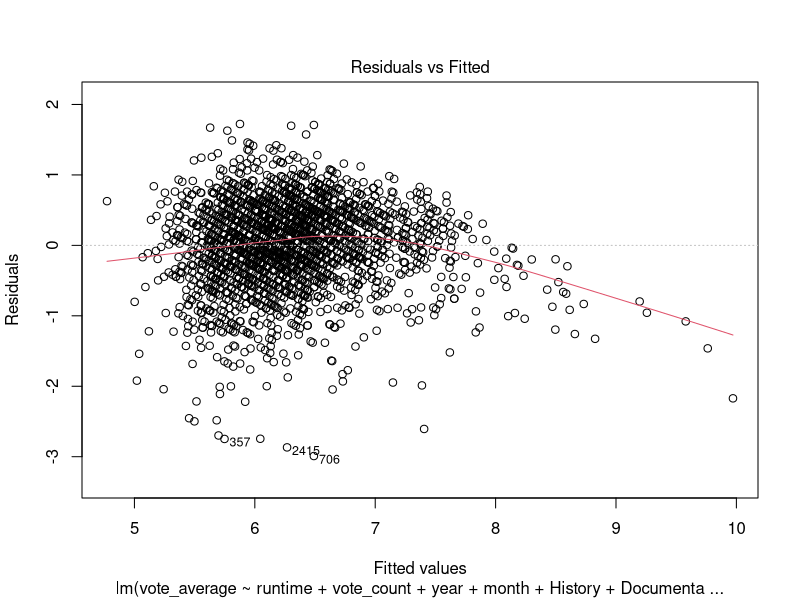
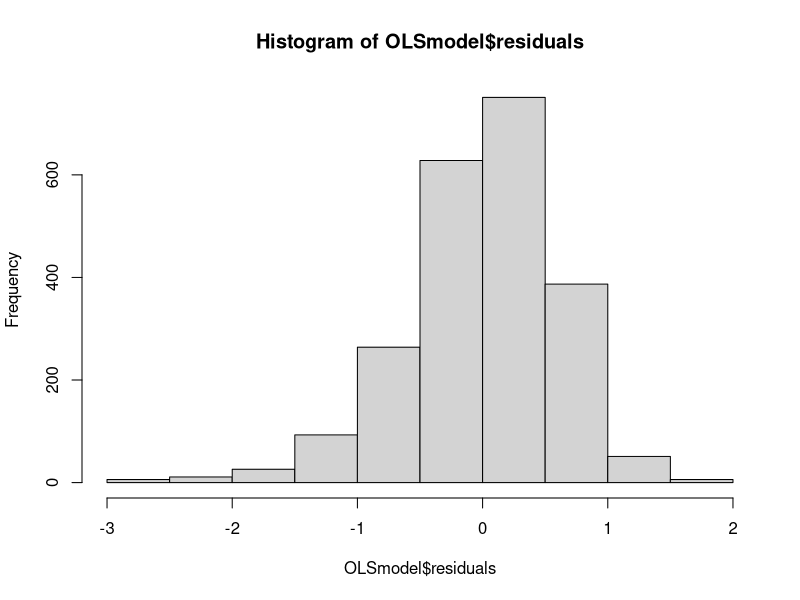
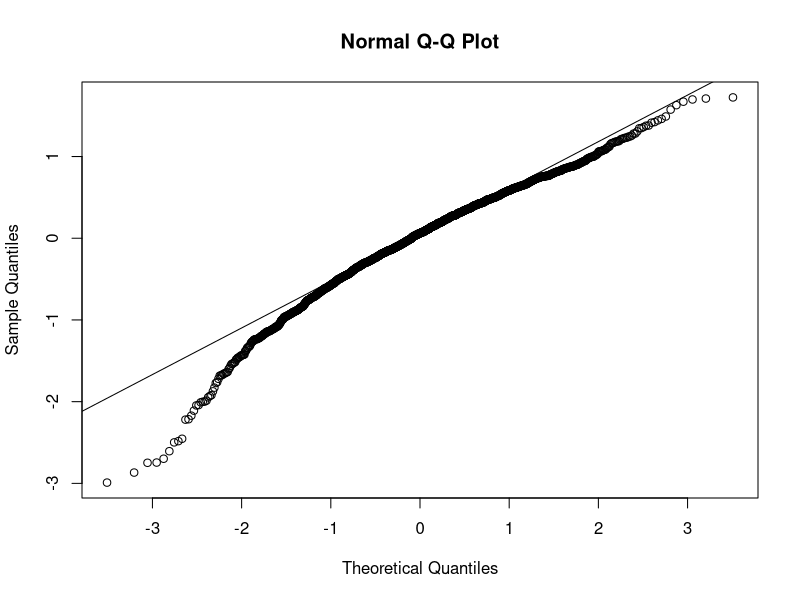
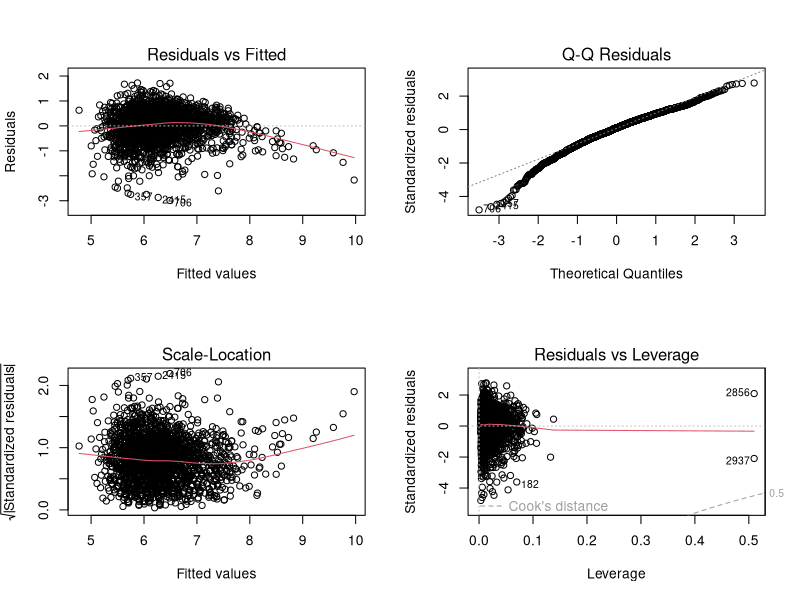
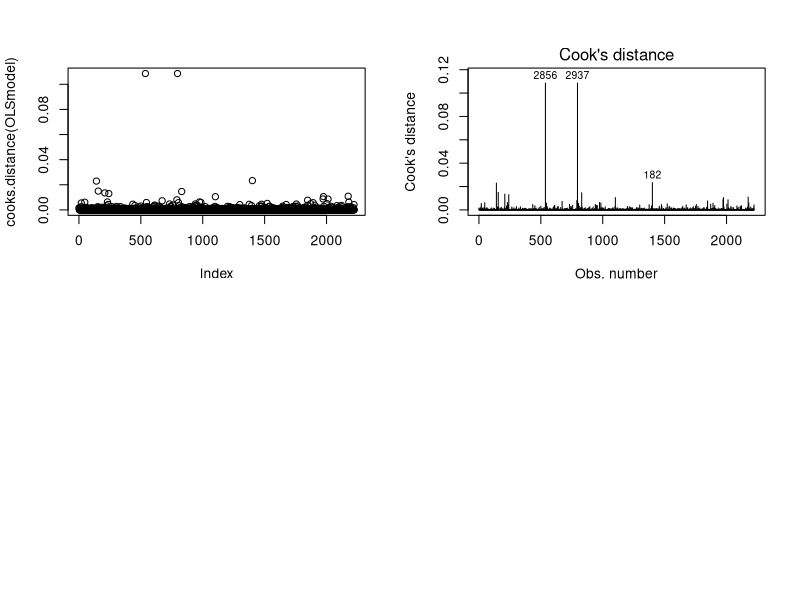

Generate these figures, in order, with R:
## ---- chunk 1
knitr::opts_chunk$set(echo = TRUE)
## ---- chunk 2
data = read.csv("cleaned_movie_data_vote_average.csv", header = TRUE)
## ---- chunk 3
set.seed(123)
# 75% of the data are training; 25% of the data are testing
sample_size = floor(0.75 * nrow(data))
train_index = sample(seq_len(nrow(data)), size = sample_size)
train_data = data[train_index, ]
test_data = data[-train_index, ]
head(test_data)
## ---- chunk 4
library(glmnet)
x = data.matrix(train_data[,-1])
y = train_data$vote_average
lambda_ridge = cv.glmnet(x, y = y, alpha = 0) 
ridge_model <- glmnet(x, y, alpha = 0, lambda = lambda_ridge$lambda.min)
coef(ridge_model)
## ---- chunk 5
OLSmodel <- lm(vote_average ~ runtime + vote_count + year + month + History + Documentary + Crime + Thriller + Foreign + War + Adventure + Western + Music + Mystery + Action + Comedy + Science.Fiction + Romance + Fantasy + Drama + Animation + Family + Horror + L4 + L6 + L9 + L10 + L12 + L13 + L14 + L15 + L27 + L32 + L33 + L50 + L52 + L53 + L54 + min_language + majority_studios + minority_studios, data = train_data)
summary(OLSmodel)
plot(OLSmodel, 1)
summary(OLSmodel)$r.squared
## ---- chunk 6
hist(OLSmodel$residuals)
qqnorm(resid(OLSmodel))
qqline(resid(OLSmodel))
shapiro.test(resid(OLSmodel))
## ---- chunk 7
# graph
par(mfrow = c(2,2))
plot(OLSmodel)
library(lmtest)
library(car)
bptest(OLSmodel) 
ncvTest(OLSmodel)
## ---- chunk 8
durbinWatsonTest(OLSmodel)
## ---- chunk 9
library(car)
outlierTest(OLSmodel)
summary(train_data$vote_average)
summary(train_data$runtime)
summary(train_data$vote_count)
summary(train_data$minority_studios)
summary(train_data$majority_studios)
train_data[row.names(train_data)=="706",]
train_data[row.names(train_data)=="2234",]
train_data[row.names(train_data)=="2581",]
train_data[row.names(train_data)=="357",]
# Outliers are films that made by small studios and have very small values of vote_average, and vote_count
plot(cooks.distance(OLSmodel))
plot(OLSmodel, which = c(4))
train_data[row.names(train_data)=="2244",] 
# lowest vote_average, very low runtime, almost lowest vote_count
train_data[row.names(train_data)=="2132",] 
# very low vote_average
train_data[row.names(train_data)=="182",] 
# almost highest vote_count, very high vote_average
# Influential points are films that made by small studios or have very small/high values of vote_average, and vote_count
## ---- chunk 10
train_data_ro = train_data[!row.names(train_data)%in%c("706", "2234", "2581", "357", "2244", "2132", "182"),]
## ---- chunk 11
OLSmodel_ro <- lm(vote_average ~ runtime + vote_count + year + month + History + Documentary + Crime + Thriller + Foreign + War + Adventure + Western + Music + Mystery + Action + Comedy + Science.Fiction + Romance + Fantasy + Drama + Animation + Family + Horror + L4 + L6 + L9 + L10 + L12 + L13 + L14 + L15 + L27 + L32 + L33 + L50 + L52 + L53 + L54 + min_language + majority_studios + minority_studios, data = train_data_ro)
library(glmnet)
x = data.matrix(train_data_ro[,-1])
y = train_data_ro$vote_average
lambda_ridge = cv.glmnet(x, y = y, alpha = 0) 
ridge_model_ro <- glmnet(x, y, alpha = 0, lambda = lambda_ridge$lambda.min)
selected_lambda <- lambda_ridge$lambda.min
selected_lambda
## ---- chunk 12
coef_OLS <- as.matrix(OLSmodel_ro$coefficients)[2:42]

predict_result_OLS <- as.matrix(test_data[,2:42]) %*% coef_OLS + OLSmodel_ro$coefficients[1]

R_squared_OLS <- sum((predict_result_OLS - test_data[,1]) * (predict_result_OLS - test_data[,1])) / 741 / var(test_data[,1])
R_squared_OLS

argmin_ridge_OLS <- sum((predict_result_OLS - test_data[,1]) * (predict_result_OLS - test_data[,1])) + selected_lambda * sum(coef_OLS * coef_OLS)
argmin_ridge_OLS
## ---- chunk 13
coef_ridge <- as.matrix(coef(ridge_model_ro)[2:42])

predict_result_ridge <- as.matrix(test_data[,2:42]) %*% coef_ridge + coef(ridge_model_ro)[1]

R_squared_ridge <- sum((predict_result_ridge - test_data[,1]) * (predict_result_ridge - test_data[,1])) / 741 / var(test_data[,1])
R_squared_ridge

argmin_ridge <- sum((predict_result_ridge - test_data[,1]) * (predict_result_ridge - test_data[,1])) + selected_lambda * sum(coef_ridge * coef_ridge)
argmin_ridge
## ---- chunk 14
sum(abs((predict_result_ridge - test_data[,1]) / test_data[,1]))/741
